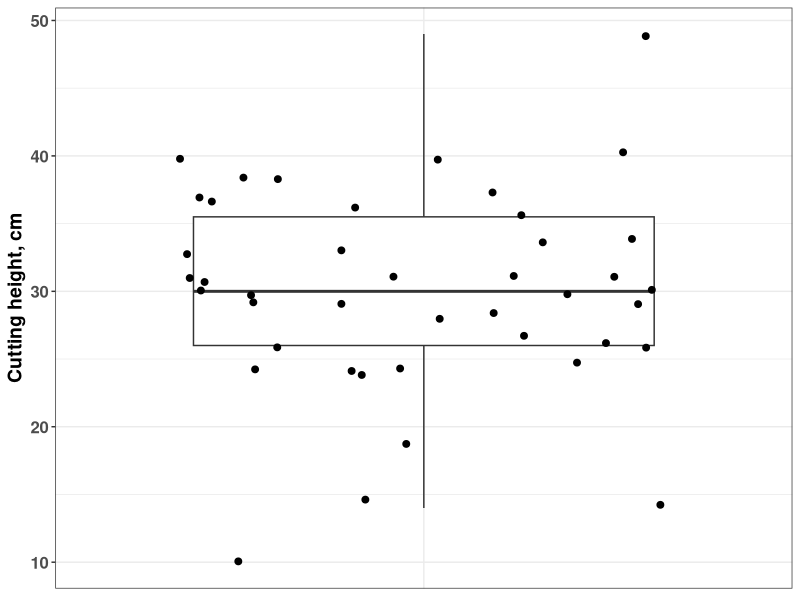
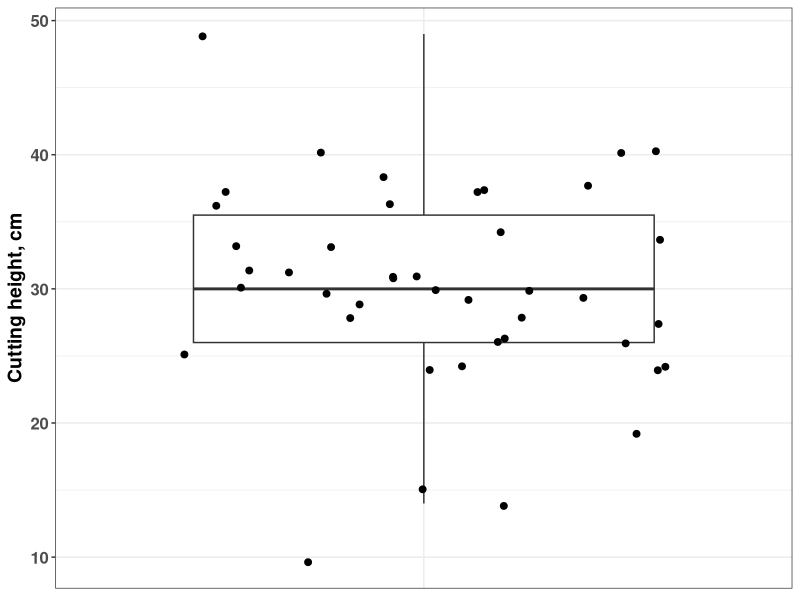
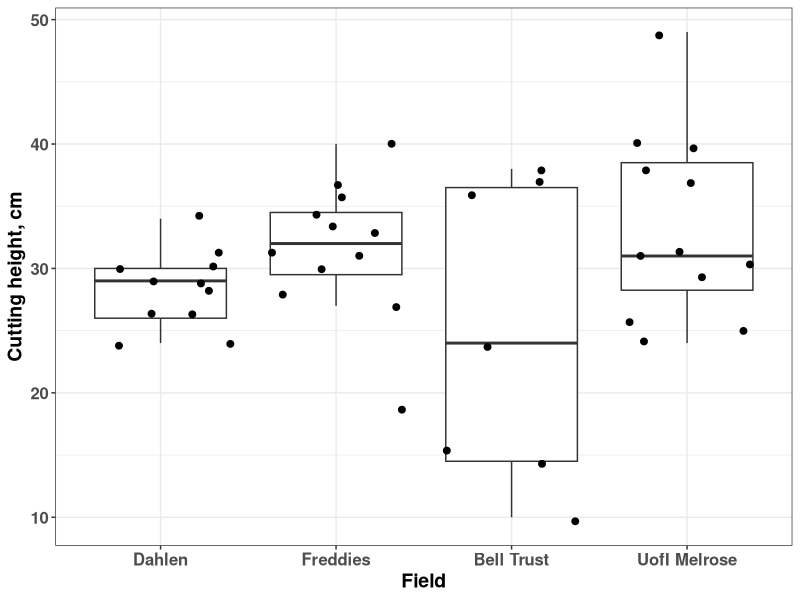
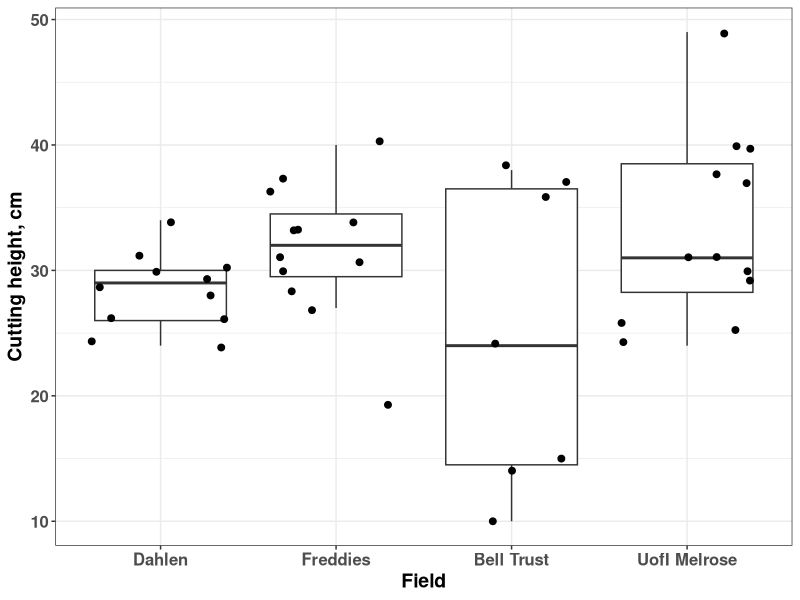

R code for these plots, in order:
#!/usr/bin/env Rscript
# plot_mxg_cutting_height.R
# By: Bryan Petersen
# Date: 2023-08-24

# Load libraries
library(tidyverse)

# Read data
data_tbl <- read_csv(file = "data/raw/cutting_height_obs.csv")

# Plot the cutting height with a single boxplot for all the observations
p1 <- data_tbl %>%
    ggplot(aes(x = "", y = stem_height)) +
    geom_boxplot(outlier.shape = NA) +
    geom_jitter(size = 2) +
    labs(x = NULL, y = "Cutting height, cm") +
    theme_bw() +
    theme(axis.text.x = element_blank(),
          axis.ticks.x = element_blank(),
          axis.title.y = element_text(size = 14, face = "bold"),
          axis.text.y = element_text(size = 12, face = "bold"))

# Save the plot
ggsave(filename = "visuals/cutting_height_obs.png", plot = p1, width = 8, height = 8, units = "in", dpi = 300)
ggsave(filename = "visuals/cutting_height_obs.tiff", plot = p1, width = 8, height = 8, units = "in", dpi = 300)

pretty_labels <- c("dahlen" = "Dahlen",
                   "freddies" = "Freddies",
                   "solomon" = "Bell Trust",
                   "ui_melrose" = "UofI Melrose")

# Plot the cutting with a boxplot for each field
p2 <- data_tbl %>%
    mutate(field_name = factor(field_name)) %>% 
    ggplot(aes(x = field_name, y = stem_height)) +
    geom_boxplot(outlier.shape = NA) +
    geom_jitter(size = 2) +
    labs(x = "Field", y = "Cutting height, cm") +
    scale_x_discrete(labels = pretty_labels) +
    theme_bw() +
    theme(axis.text = element_text(size = 12, face = "bold"),
          axis.title = element_text(size = 14, face = "bold"))

# Save the plot
ggsave(filename = "visuals/cutting_height_obs_field.png", plot = p2, width = 8, height = 8, units = "in", dpi = 300)
ggsave(filename = "visuals/cutting_height_obs_field.tiff", plot = p2, width = 8, height = 8, units = "in", dpi = 300)
